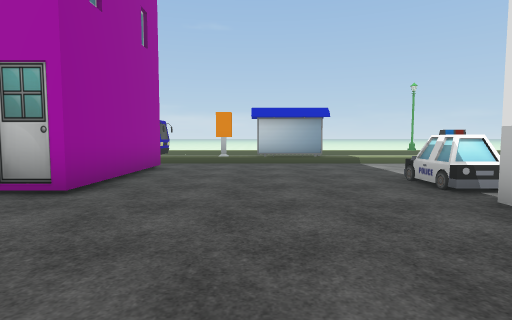
View 1 (above)

24 first-person views from a walk through a 3-D level made in the Unity game engine. The camera is 1.4 m above the floor, tilts 4° down and sees 80° across. The floor is counted in squares, 2 m on a side. Each view is taken from the middle of a square. On the plan, view 1 faces up. The plan holds only what a view shows up to about 10 squares ahead; the rest is blank. The place goes on beyond the plan. Some surface patterns are stand-ins.

View 2
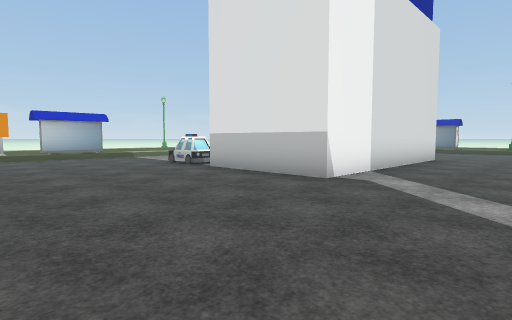

View 3
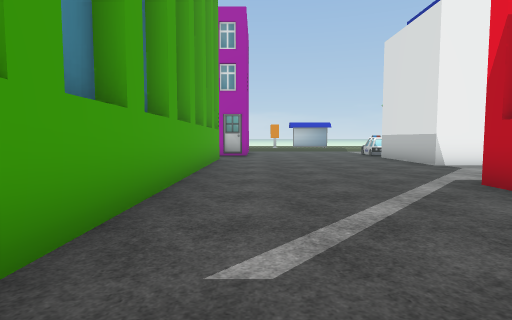

View 4
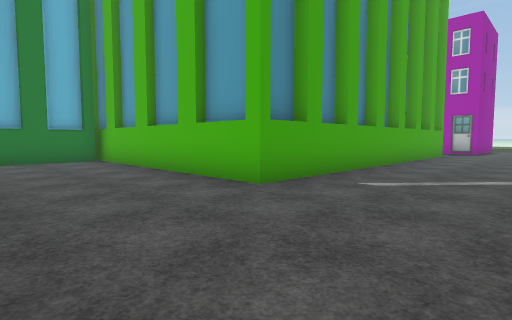

View 5
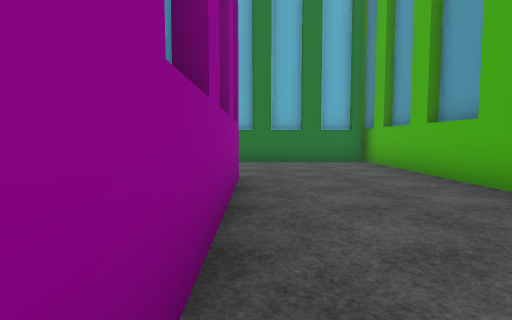

View 6
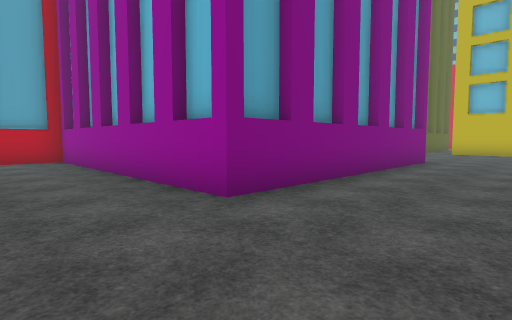

View 7
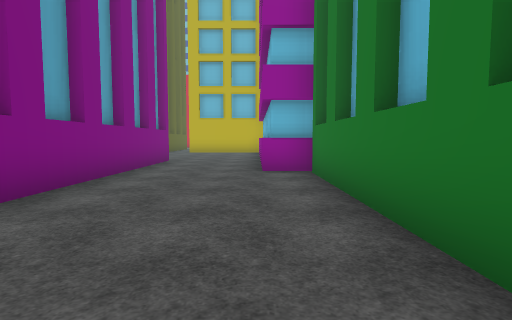

View 8
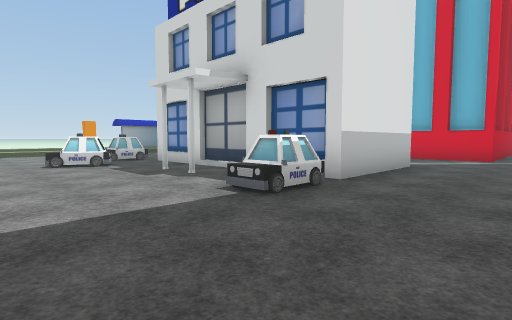

View 9
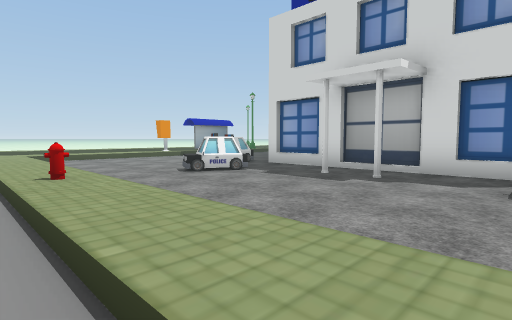

View 10
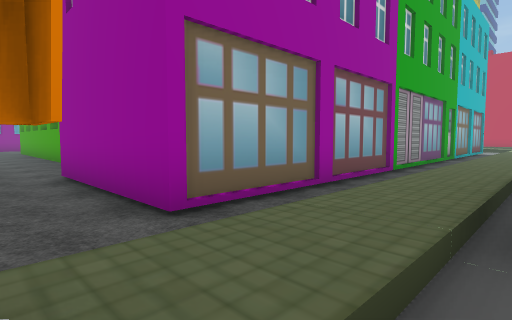

View 11
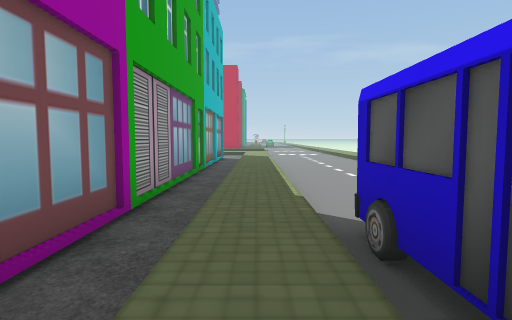

View 12
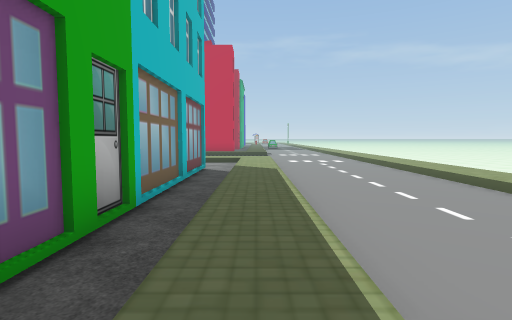

View 13
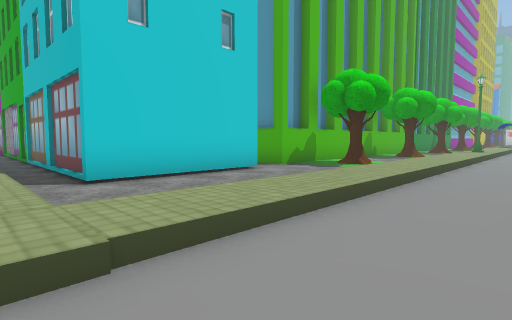

View 14
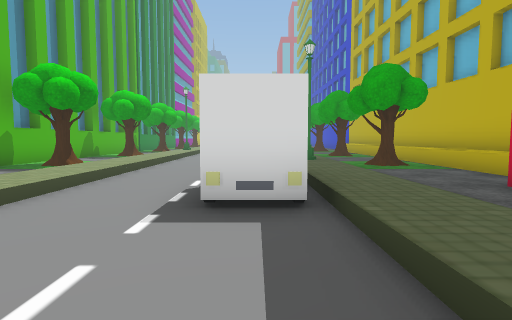

View 15
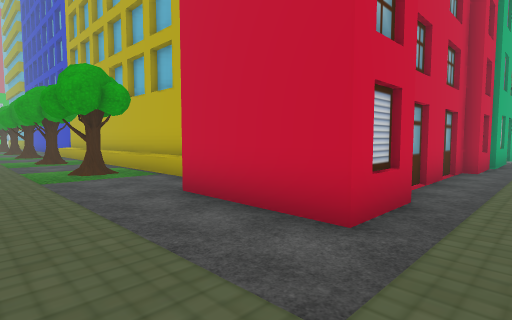

View 16
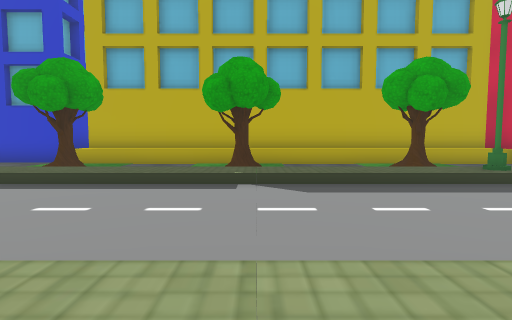

View 17
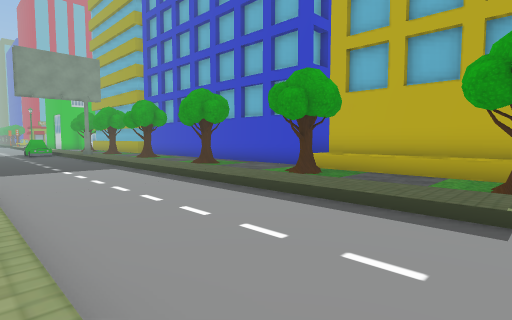

View 18
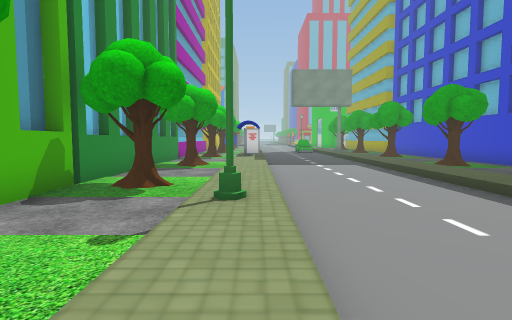

View 19
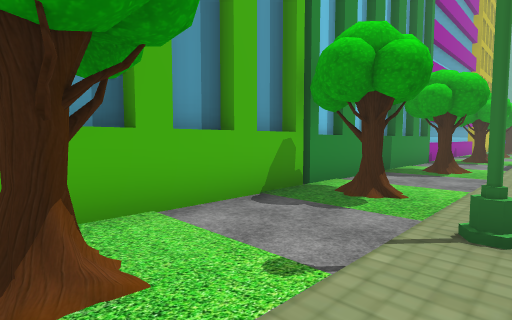

View 20
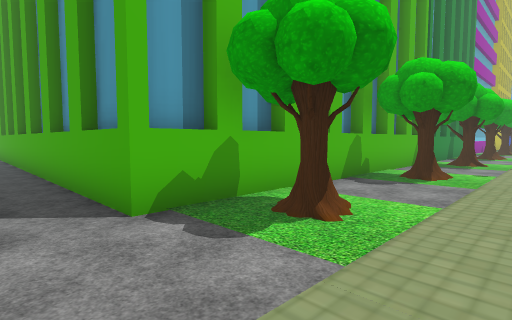

View 21
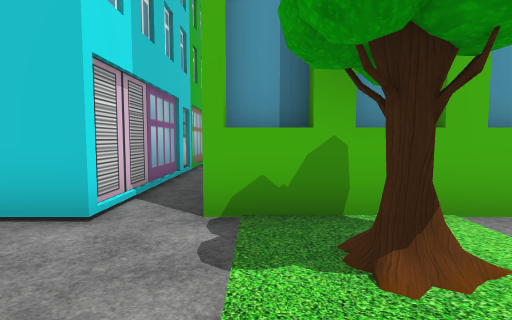

View 22
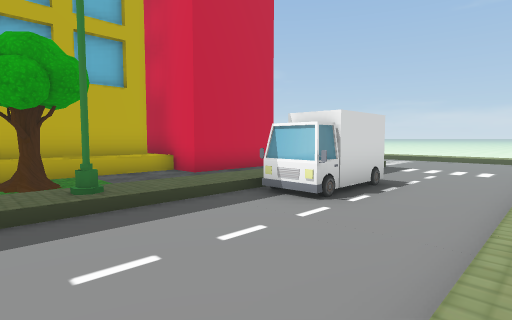

View 23
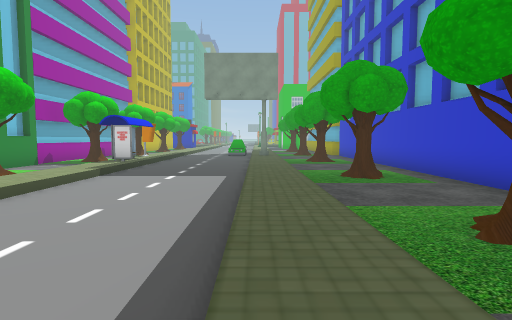

View 24
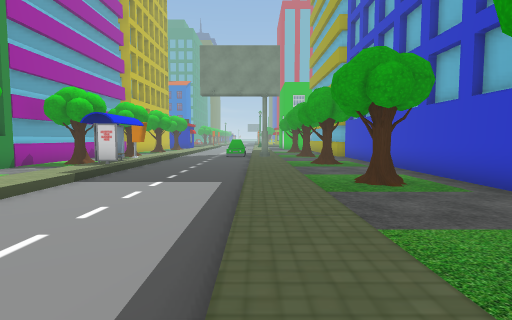

### Floor plan
Key: @ floor where view 1 was taken; # wall or solid block; . main floor; : floor 0.25 m higher than the main floor; / step, stairs or slope; ^ raised ledge; B bus; P phone; U building; C car; H hydrant; T tree; R truck; S streetlight; O other object.
Columns run from 31 left of view 1 to 11 right of it. Each row starts with its distance up from view 1.
 11        ...  ...........  B  B
 10       ....  .............####...........
  9  :::::/...::::::::::::::::::::P:OO:::::H:::
  8 .....//...:/...............................
  7 OOOO.//...:/.UUUUUUUUUUUUUUUU..............
  6    O.//#..:/.U              U...........C..
  5 OOOO.//#..:/.U              U.....C....CC..
  4   ^..//R..:/.UUUUUUUU       U.....C......C
  3   #..//...:/...........     ......#######.
  2   #..//...:/..##########   #......#
  1   #TT/S...:/T.#            #......#
  0   #..//...:/..#            #...@..#######
 -1   #..//...:/..#            #..............
 -2   #..//...:/..#            #..............
 -3   #/T//...:/T.#            #.......
 -4   #.///...:/..#            #.....##
 -5   #..//...:/..#            #.....#
 -6   #..//...S/..#            #....
 -7   #..//...:/..#      #######....
 -8   ^.T//...:/T.#      #..........
 -9  #...//...:/..#      #..........
-10  #...//...:/..#      #...........#
-11  #...//...:/..#      #...........#
-12  #.TT//...:/T.#      #...#########
-13  #...//...:/..#      #...#
-14  #...//...O/..#      #...#
-15  #...//...O/..#      #...#
-16  # ..//...O/T.#      ##..#
-17     T                 #..#
-18                       #..#
-19                        ...
-20                        ...
-21                        ..

Where each view was taken, in squares from view 1:
view 1: 0 up, 0 right, facing up
view 2: 3 down, 2 left, facing up-right
view 3: 8 down, 2 left, facing up
view 4: 11 down, 0 right, facing up-left
view 5: 11 down, 1 left, facing left
view 6: 9 down, 9 left, facing down-right
view 7: 9 down, 9 left, facing down
view 8: 8 up, 0 right, facing down-right
view 9: 10 up, 3 right, facing down-right
view 10: 10 up, 1 left, facing down-left
view 11: 9 up, 4 left, facing left
view 12: 9 up, 9 left, facing left
view 13: 9 up, 23 left, facing down-right
view 14: 9 up, 24 left, facing down
view 15: 9 up, 25 left, facing down-left
view 16: 3 down, 20 left, facing left
view 17: 3 down, 21 left, facing down-left
view 18: 2 down, 21 left, facing down
view 19: 3 down, 21 left, facing down-right
view 20: 4 up, 21 left, facing down-right
view 21: 2 up, 21 left, facing right
view 22: 0 up, 21 left, facing up-left
view 23: 5 down, 25 left, facing down
view 24: 6 down, 25 left, facing down
